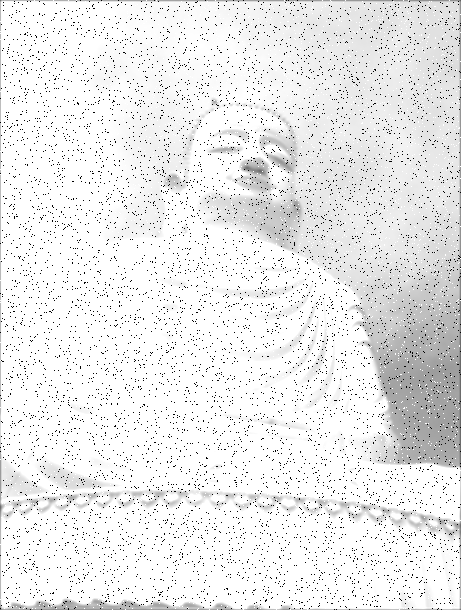
#> input picture XLA-cuoiky-2022/cau01/final1.bmp, 461 x 610 px, found by its file name
$ python trungbinh.py
#> lines starting #> are read from the running program, lines starting #| are printed output that depends on the picture
#> further down, image is the input picture: shape (610, 461); min 0, max 255, mean 235.8
import cv2
import numpy as np
# import matplotlib.pyplot as plt


# ham loc trung binh
def loc_trung_binh(img, mask):
    ''' Ham loc trung binh
    Args:          img: anh goc
                   mask: mat na loc trung binh
    Return:        img_res: anh da duoc chap voi bo loc
    '''
    # trich xuat kich thuoc anh
    m, n = img.shape
#> m = 610; n = 461
    # tao mot anh moi de luu ket qua co kich thuoc bang anh goc
    img_res = np.zeros([m, n])
    # chap anh voi bo loc
    for i in range(1, m - 1):
        for j in range(1, n - 1):
            temp =  img[i - 1, j - 1]    * mask[0, 0] \
                  + img[i - 1, j]        * mask[0, 1] \
                  + img[i - 1, j + 1]    * mask[0, 2] \
                  + img[i, j - 1]        * mask[1, 0] \
                  + img[i, j]            * mask[1, 1] \
                  + img[i, j + 1]        * mask[1, 2] \
                  + img[i + 1, j - 1]    * mask[2, 0] \
                  + img[i + 1, j]        * mask[2, 1] \
                 + img[i + 1, j + 1]     * mask[2, 2]
            img_res[i, j] = temp
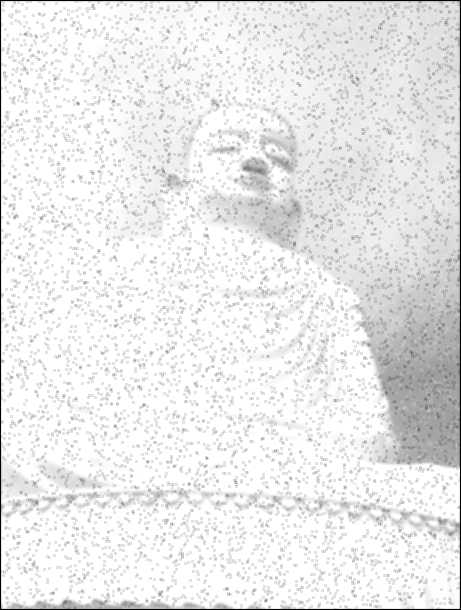
#> img_res: shape (610, 461) float64; min 0, max 255, mean 234.5; drawn with min black and max white

    # dua cac pixel ve kieu int
    img_res = img_res.astype(np.uint8)
    # tra ve anh ket qua
    return img_res

# tao mot ma tran loc trung binh 3x3
mask3x3 = np.ones((3, 3), dtype="float") * (1.0 / (3 * 3))


# doc anh goc
image = cv2.imread('/home/ngtuetam/workspace/XLA-cuoiky-2022/final1.bmp', 0)

# loc trung binh anh va luu ket qua
image_res = loc_trung_binh(image, mask3x3)
cv2.imwrite('loctrungbinh.bmp', image_res)
